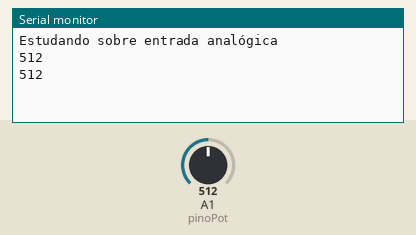
Recording of a sketch running on a simulated Arduino Uno, built with avr-gcc and run on an emulated ATmega328P. On the bench: the last lines printed to the serial monitor. The inputs (shaded band) are chosen by the test bench; at power-on: A1 (pinoPot) = 512.

Above: at 1.2 s.
1.3 s: A1 (pinoPot) set to 716
At 1.46 s:
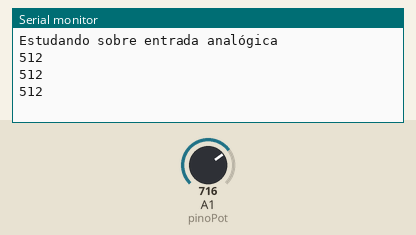
2.8 s: A1 (pinoPot) set to 900
At 3.06 s:
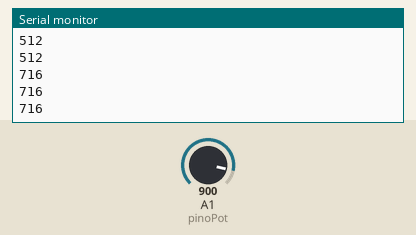
Timing chart, 0 to 5.8 s (numbered marks = the images above; inputs shaded):
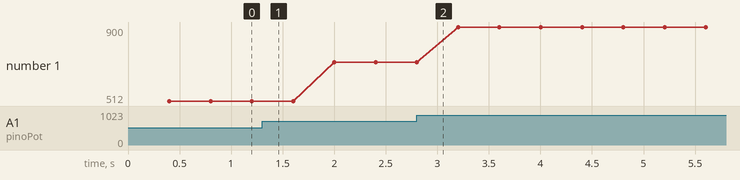

Measured:
- plotted number 1: 512 → 716 after the input at 1.3 s, 716 → 900 after the input at 2.8 s

The sketch:

06_Potenciometro_Monitor_Serial.ino
```cpp
//Criando a variável com o pino analógico do potenciômetro
int pinoPot = 15;

void setup() {
  Serial.begin(9600);
  Serial.println("Estudando sobre entrada analógica");
  //Definindo o comportamento do pino como ENTRADA
  pinMode(pinoPot, INPUT);
}

void loop() {
  //Lendo o valor da entrada analógica e armazendando na
  //variável valor
  int valor = analogRead(pinoPot);
  delay(400);
  //Exibindo o valor do potenciômetro de 0 a 4095
  Serial.println(valor);
}
```
